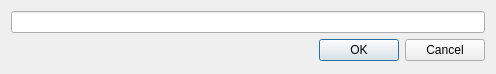
<?xml version="1.0" encoding="UTF-8"?>
<ui version="4.0">
 <class>FormRenameModel</class>
 <widget class="QWidget" name="FormRenameModel">
  <property name="geometry">
   <rect>
    <x>0</x>
    <y>0</y>
    <width>496</width>
    <height>74</height>
   </rect>
  </property>
  <property name="windowTitle">
   <string>Rename Model</string>
  </property>
  <layout class="QGridLayout" name="gridLayout">
   <item row="0" column="0">
    <widget class="QLineEdit" name="lineEdit"/>
   </item>
   <item row="1" column="0">
    <widget class="QDialogButtonBox" name="buttonBox">
     <property name="standardButtons">
      <set>QDialogButtonBox::Cancel|QDialogButtonBox::Ok</set>
     </property>
    </widget>
   </item>
  </layout>
 </widget>
 <resources/>
 <connections/>
</ui>
